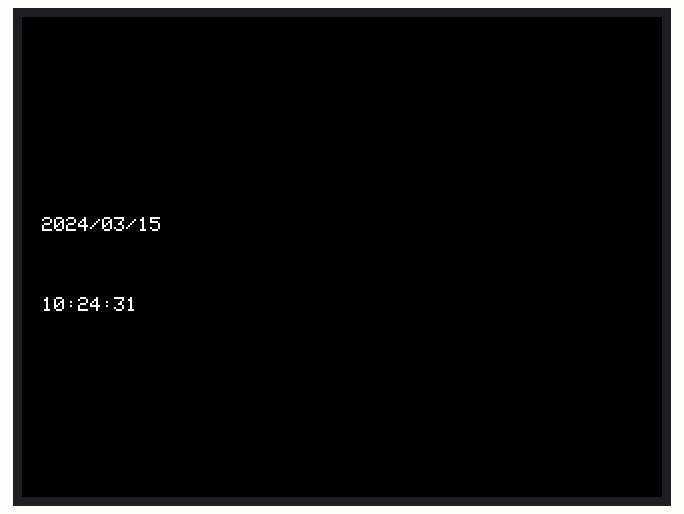
Recording of a sketch running on a simulated ESP32. Parts: 320×240 colour display. WiFi joins after 1.5 s; servers stay silent unless stated; the local clock reads 2024-03-15 10:24:30 at power-on unless the sketch sets it; what the sketch prints to the serial monitor is not drawn.

Above: at 1.7 s.

The sketch:

M5StackTestRTCwWiFiSyncNTP.ino
```cpp
#include <M5Core2.h>
#include <WiFi.h>
#include "time.h"

const char *ssid = "YOUR_SSID";
const char *password = "YOUR_PASSWORD";
const int offset = -5; // Your local timezone gmt offset

// Mexico offset -5

const char *ntpServer = "pool.ntp.org";
const long gmtOffset_sec = 3600 * offset;
const int daylightOffset_sec = 0;

RTC_TimeTypeDef RTCtime;
RTC_DateTypeDef RTCDate;

char timeStrbuff1[64];
char timeStrbuff2[64];

void flushTime(){
    M5.Rtc.GetTime(&RTCtime); //Gets the time in the real-time clock.
    M5.Rtc.GetDate(&RTCDate);
    sprintf(timeStrbuff1,"%d/%02d/%02d",  //Stores real-time time and date data to timeStrbuff.
                        RTCDate.Year,RTCDate.Month,RTCDate.Date);
    sprintf(timeStrbuff2,"%02d:%02d:%02d",  //Stores real-time time and date data to timeStrbuff.
                        RTCtime.Hours,RTCtime.Minutes,RTCtime.Seconds);
    M5.lcd.setCursor(10,100); //Move the cursor position to (x,y).
    M5.Lcd.println(timeStrbuff1);  //Output the contents of.
    M5.lcd.setCursor(10,140);
    M5.Lcd.println(timeStrbuff2);
}

void setupTime()
{
  struct tm timeinfo;
  if (!getLocalTime(&timeinfo))
  {
    Serial.println("Failed to obtain time");
    return;
  }
  Serial.println(&timeinfo, "%A, %B %d %Y %H:%M:%S");
  RTCtime.Hours = timeinfo.tm_hour; //Set the time.
  RTCtime.Minutes = timeinfo.tm_min;
  RTCtime.Seconds = timeinfo.tm_sec;
  M5.Rtc.SetTime(&RTCtime); //and writes the set time to the real time clock.

  RTCDate.Year = timeinfo.tm_year + 1900; //Set the date.
  RTCDate.Month = timeinfo.tm_mon + 1;
  RTCDate.Date = timeinfo.tm_mday;
  M5.Rtc.SetDate(&RTCDate);
}
/* After M5Core2 is started or reset
the program in the setUp () function will be run, and this part will only be run once.*/
void setup()
{
  Serial.begin(115200);
  M5.begin(); //Init M5Core2.
  //connect to WiFi
  Serial.printf("Connecting to %s ", ssid);
  WiFi.begin(ssid, password);
  while (WiFi.status() != WL_CONNECTED)
  {
    delay(500);
    Serial.print(".");
  }
  Serial.println(" CONNECTED");

  //init and get the time aka Sync the RTC only once
  configTime(gmtOffset_sec, daylightOffset_sec, ntpServer);
  setupTime();

  //disconnect WiFi as it's no longer needed
  WiFi.disconnect(true);
  WiFi.mode(WIFI_OFF);
}

void loop()
{
  flushTime();
  delay(1000);
}
```
